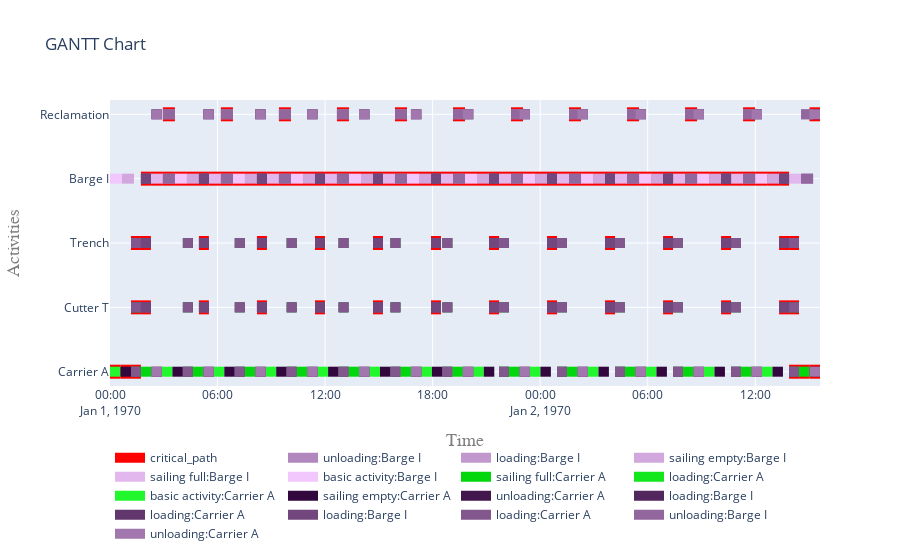

Notebook code cell kept with this figure:
### Code cell
i = 1 # 2 barge
vessels = results[i]['vessels']
activities = results[i]['activities']
cutter = vessels[cutter_name]
to_site = results[i][to_site_name]
from_site = results[i][from_site_name]
  
my_objects = list(vessels.values()) + [from_site, to_site]
my_activities = list(activities.values())
my_log = CpLog(list_objects=my_objects, list_activities=my_activities)
dependencies_log = my_log.get_dependencies_log_based()
cp_log_based = my_log.mark_critical_activities(dependencies_log)
df = occupancy_analysis(vessels, cutter, activities)
fig = plot.get_gantt_chart(concepts=my_objects, critical_path=cp_log_based, id_map=activities)

### Figure 1 — Plotly figure (JSON) as saved in the notebook; plotly's stock layout.template omitted (floating-point values rounded to 4 significant figures; data arrays with more than 128 entries replaced by an {"elided": "..."} marker saying what was removed)
{"data": [{"connectgaps": false, "hoverinfo": "name", "line": {"color": "red", "width": 14}, "mode": "lines", "name": "critical_path", "type": "scatter", "x": {"elided": "306 str values"}, "y": {"elided": "306 str values"}}, {"connectgaps": false, "hoverinfo": "y+name", "line": {"color": "rgb(178,135,189)", "width": 10}, "mode": "lines", "name": "unloading:Barge I", "type": "scatter", "x": ["1970-01-01T02:57:05", "1970-01-01T02:57:05", "1970-01-01T03:37:18", "1970-01-01T03:37:18", "1970-01-01T03:37:18", "1970-01-01T06:11:17", "1970-01-01T06:11:17", "1970-01-01T06:51:30", "1970-01-01T06:51:30", "1970-01-01T06:51:30", "1970-01-01T09:25:29", "1970-01-01T09:25:29", "1970-01-01T10:05:42", "1970-01-01T10:05:42", "1970-01-01T10:05:42", "1970-01-01T12:39:41", "1970-01-01T12:39:41", "1970-01-01T13:19:54", "1970-01-01T13:19:54", "1970-01-01T13:19:54", "1970-01-01T15:53:53", "1970-01-01T15:53:53", "1970-01-01T16:34:06", "1970-01-01T16:34:06", "1970-01-01T16:34:06", "1970-01-01T19:08:05", "1970-01-01T19:08:05", "1970-01-01T19:48:18", "1970-01-01T19:48:18", "1970-01-01T19:48:18", "1970-01-01T22:22:17", "1970-01-01T22:22:17", "1970-01-01T23:02:30", "1970-01-01T23:02:30", "1970-01-01T23:02:30", "1970-01-02T01:36:29", "1970-01-02T01:36:29", "1970-01-02T02:16:42", "1970-01-02T02:16:42", "1970-01-02T02:16:42", "1970-01-02T04:50:41", "1970-01-02T04:50:41", "1970-01-02T05:30:54", "1970-01-02T05:30:54", "1970-01-02T05:30:54", "1970-01-02T08:04:53", "1970-01-02T08:04:53", "1970-01-02T08:45:06", "1970-01-02T08:45:06", "1970-01-02T08:45:06", "1970-01-02T11:19:05", "1970-01-02T11:19:05", "1970-01-02T11:59:18", "1970-01-02T11:59:18", "1970-01-02T11:59:18", "1970-01-02T14:33:17", "1970-01-02T14:33:17", "1970-01-02T15:13:30", "1970-01-02T15:13:30", "1970-01-02T15:13:30", "1970-01-01T02:57:05", "1970-01-01T02:57:05", "1970-01-01T03:37:18", "1970-01-01T03:37:18", "1970-01-01T03:37:18", "1970-01-01T06:11:17", "1970-01-01T06:11:17", "1970-01-01T06:51:30", "1970-01-01T06:51:30", "1970-01-01T06:51:30", "1970-01-01T09:25:29", "1970-01-01T09:25:29", "1970-01-01T10:05:42", "1970-01-01T10:05:42", "1970-01-01T10:05:42", "1970-01-01T12:39:41", "1970-01-01T12:39:41", "1970-01-01T13:19:54", "1970-01-01T13:19:54", "1970-01-01T13:19:54", "1970-01-01T15:53:53", "1970-01-01T15:53:53", "1970-01-01T16:34:06", "1970-01-01T16:34:06", "1970-01-01T16:34:06", "1970-01-01T19:08:05", "1970-01-01T19:08:05", "1970-01-01T19:48:18", "1970-01-01T19:48:18", "1970-01-01T19:48:18", "1970-01-01T22:22:17", "1970-01-01T22:22:17", "1970-01-01T23:02:30", "1970-01-01T23:02:30", "1970-01-01T23:02:30", "1970-01-02T01:36:29", "1970-01-02T01:36:29", "1970-01-02T02:16:42", "1970-01-02T02:16:42", "1970-01-02T02:16:42", "1970-01-02T04:50:41", "1970-01-02T04:50:41", "1970-01-02T05:30:54", "1970-01-02T05:30:54", "1970-01-02T05:30:54", "1970-01-02T08:04:53", "1970-01-02T08:04:53", "1970-01-02T08:45:06", "1970-01-02T08:45:06", "1970-01-02T08:45:06", "1970-01-02T11:19:05", "1970-01-02T11:19:05", "1970-01-02T11:59:18", "1970-01-02T11:59:18", "1970-01-02T11:59:18", "1970-01-02T14:33:17", "1970-01-02T14:33:17", "1970-01-02T15:13:30", "1970-01-02T15:13:30", "1970-01-02T15:13:30"], "y": ["Barge I", "Barge I", "Barge I", "Barge I", null, "Barge I", "Barge I", "Barge I", "Barge I", null, "Barge I", "Barge I", "Barge I", "Barge I", null, "Barge I", "Barge I", "Barge I", "Barge I", null, "Barge I", "Barge I", "Barge I", "Barge I", null, "Barge I", "Barge I", "Barge I", "Barge I", null, "Barge I", "Barge I", "Barge I", "Barge I", null, "Barge I", "Barge I", "Barge I", "Barge I", null, "Barge I", "Barge I", "Barge I", "Barge I", null, "Barge I", "Barge I", "Barge I", "Barge I", null, "Barge I", "Barge I", "Barge I", "Barge I", null, "Barge I", "Barge I", "Barge I", "Barge I", null, "Reclamation", "Reclamation", "Reclamation", "Reclamation", null, "Reclamation", "Reclamation", "Reclamation", "Reclamation", null, "Reclamation", "Reclamation", "Reclamation", "Reclamation", null, "Reclamation", "Reclamation", "Reclamation", "Reclamation", null, "Reclamation", "Reclamation", "Reclamation", "Reclamation", null, "Reclamation", "Reclamation", "Reclamation", "Reclamation", null, "Reclamation", "Reclamation", "Reclamation", "Reclamation", null, "Reclamation", "Reclamation", "Reclamation", "Reclamation", null, "Reclamation", "Reclamation", "Reclamation", "Reclamation", null, "Reclamation", "Reclamation", "Reclamation", "Reclamation", null, "Reclamation", "Reclamation", "Reclamation", "Reclamation", null, "Reclamation", "Reclamation", "Reclamation", "Reclamation", null]}, {"connectgaps": false, "hoverinfo": "y+name", "line": {"color": "rgb(194,151,205)", "width": 10}, "mode": "lines", "name": "loading:Barge I", "type": "scatter", "x": {"elided": "180 str values"}, "y": {"elided": "180 str values"}}, {"connectgaps": false, "hoverinfo": "y+name", "line": {"color": "rgb(210,167,221)", "width": 10}, "mode": "lines", "name": "sailing empty:Barge I", "type": "scatter", "x": ["1970-01-01T00:40:13", "1970-01-01T00:40:13", "1970-01-01T01:20:26", "1970-01-01T01:20:26", "1970-01-01T01:20:26", "1970-01-01T04:17:31", "1970-01-01T04:17:31", "1970-01-01T04:57:44", "1970-01-01T04:57:44", "1970-01-01T04:57:44", "1970-01-01T07:31:43", "1970-01-01T07:31:43", "1970-01-01T08:11:56", "1970-01-01T08:11:56", "1970-01-01T08:11:56", "1970-01-01T10:45:55", "1970-01-01T10:45:55", "1970-01-01T11:26:08", "1970-01-01T11:26:08", "1970-01-01T11:26:08", "1970-01-01T14:00:07", "1970-01-01T14:00:07", "1970-01-01T14:40:20", "1970-01-01T14:40:20", "1970-01-01T14:40:20", "1970-01-01T17:14:19", "1970-01-01T17:14:19", "1970-01-01T17:54:32", "1970-01-01T17:54:32", "1970-01-01T17:54:32", "1970-01-01T20:28:31", "1970-01-01T20:28:31", "1970-01-01T21:08:44", "1970-01-01T21:08:44", "1970-01-01T21:08:44", "1970-01-01T23:42:43", "1970-01-01T23:42:43", "1970-01-02T00:22:56", "1970-01-02T00:22:56", "1970-01-02T00:22:56", "1970-01-02T02:56:55", "1970-01-02T02:56:55", "1970-01-02T03:37:08", "1970-01-02T03:37:08", "1970-01-02T03:37:08", "1970-01-02T06:11:07", "1970-01-02T06:11:07", "1970-01-02T06:51:20", "1970-01-02T06:51:20", "1970-01-02T06:51:20", "1970-01-02T09:25:19", "1970-01-02T09:25:19", "1970-01-02T10:05:32", "1970-01-02T10:05:32", "1970-01-02T10:05:32", "1970-01-02T12:39:31", "1970-01-02T12:39:31", "1970-01-02T13:19:44", "1970-01-02T13:19:44", "1970-01-02T13:19:44"], "y": ["Barge I", "Barge I", "Barge I", "Barge I", null, "Barge I", "Barge I", "Barge I", "Barge I", null, "Barge I", "Barge I", "Barge I", "Barge I", null, "Barge I", "Barge I", "Barge I", "Barge I", null, "Barge I", "Barge I", "Barge I", "Barge I", null, "Barge I", "Barge I", "Barge I", "Barge I", null, "Barge I", "Barge I", "Barge I", "Barge I", null, "Barge I", "Barge I", "Barge I", "Barge I", null, "Barge I", "Barge I", "Barge I", "Barge I", null, "Barge I", "Barge I", "Barge I", "Barge I", null, "Barge I", "Barge I", "Barge I", "Barge I", null, "Barge I", "Barge I", "Barge I", "Barge I", null]}, {"connectgaps": false, "hoverinfo": "y+name", "line": {"color": "rgb(226,183,237)", "width": 10}, "mode": "lines", "name": "sailing full:Barge I", "type": "scatter", "x": ["1970-01-01T02:16:52", "1970-01-01T02:16:52", "1970-01-01T02:57:05", "1970-01-01T02:57:05", "1970-01-01T02:57:05", "1970-01-01T05:31:04", "1970-01-01T05:31:04", "1970-01-01T06:11:17", "1970-01-01T06:11:17", "1970-01-01T06:11:17", "1970-01-01T08:45:16", "1970-01-01T08:45:16", "1970-01-01T09:25:29", "1970-01-01T09:25:29", "1970-01-01T09:25:29", "1970-01-01T11:59:28", "1970-01-01T11:59:28", "1970-01-01T12:39:41", "1970-01-01T12:39:41", "1970-01-01T12:39:41", "1970-01-01T15:13:40", "1970-01-01T15:13:40", "1970-01-01T15:53:53", "1970-01-01T15:53:53", "1970-01-01T15:53:53", "1970-01-01T18:27:52", "1970-01-01T18:27:52", "1970-01-01T19:08:05", "1970-01-01T19:08:05", "1970-01-01T19:08:05", "1970-01-01T21:42:04", "1970-01-01T21:42:04", "1970-01-01T22:22:17", "1970-01-01T22:22:17", "1970-01-01T22:22:17", "1970-01-02T00:56:16", "1970-01-02T00:56:16", "1970-01-02T01:36:29", "1970-01-02T01:36:29", "1970-01-02T01:36:29", "1970-01-02T04:10:28", "1970-01-02T04:10:28", "1970-01-02T04:50:41", "1970-01-02T04:50:41", "1970-01-02T04:50:41", "1970-01-02T07:24:40", "1970-01-02T07:24:40", "1970-01-02T08:04:53", "1970-01-02T08:04:53", "1970-01-02T08:04:53", "1970-01-02T10:38:52", "1970-01-02T10:38:52", "1970-01-02T11:19:05", "1970-01-02T11:19:05", "1970-01-02T11:19:05", "1970-01-02T13:53:04", "1970-01-02T13:53:04", "1970-01-02T14:33:17", "1970-01-02T14:33:17", "1970-01-02T14:33:17"], "y": ["Barge I", "Barge I", "Barge I", "Barge I", null, "Barge I", "Barge I", "Barge I", "Barge I", null, "Barge I", "Barge I", "Barge I", "Barge I", null, "Barge I", "Barge I", "Barge I", "Barge I", null, "Barge I", "Barge I", "Barge I", "Barge I", null, "Barge I", "Barge I", "Barge I", "Barge I", null, "Barge I", "Barge I", "Barge I", "Barge I", null, "Barge I", "Barge I", "Barge I", "Barge I", null, "Barge I", "Barge I", "Barge I", "Barge I", null, "Barge I", "Barge I", "Barge I", "Barge I", null, "Barge I", "Barge I", "Barge I", "Barge I", null, "Barge I", "Barge I", "Barge I", "Barge I", null]}, {"connectgaps": false, "hoverinfo": "y+name", "line": {"color": "rgb(242,199,253)", "width": 10}, "mode": "lines", "name": "basic activity:Barge I", "type": "scatter", "x": ["1970-01-01T00:00:00", "1970-01-01T00:00:00", "1970-01-01T00:40:13", "1970-01-01T00:40:13", "1970-01-01T00:40:13", "1970-01-01T03:37:18", "1970-01-01T03:37:18", "1970-01-01T04:17:31", "1970-01-01T04:17:31", "1970-01-01T04:17:31", "1970-01-01T06:51:30", "1970-01-01T06:51:30", "1970-01-01T07:31:43", "1970-01-01T07:31:43", "1970-01-01T07:31:43", "1970-01-01T10:05:42", "1970-01-01T10:05:42", "1970-01-01T10:45:55", "1970-01-01T10:45:55", "1970-01-01T10:45:55", "1970-01-01T13:19:54", "1970-01-01T13:19:54", "1970-01-01T14:00:07", "1970-01-01T14:00:07", "1970-01-01T14:00:07", "1970-01-01T16:34:06", "1970-01-01T16:34:06", "1970-01-01T17:14:19", "1970-01-01T17:14:19", "1970-01-01T17:14:19", "1970-01-01T19:48:18", "1970-01-01T19:48:18", "1970-01-01T20:28:31", "1970-01-01T20:28:31", "1970-01-01T20:28:31", "1970-01-01T23:02:30", "1970-01-01T23:02:30", "1970-01-01T23:42:43", "1970-01-01T23:42:43", "1970-01-01T23:42:43", "1970-01-02T02:16:42", "1970-01-02T02:16:42", "1970-01-02T02:56:55", "1970-01-02T02:56:55", "1970-01-02T02:56:55", "1970-01-02T05:30:54", "1970-01-02T05:30:54", "1970-01-02T06:11:07", "1970-01-02T06:11:07", "1970-01-02T06:11:07", "1970-01-02T08:45:06", "1970-01-02T08:45:06", "1970-01-02T09:25:19", "1970-01-02T09:25:19", "1970-01-02T09:25:19", "1970-01-02T11:59:18", "1970-01-02T11:59:18", "1970-01-02T12:39:31", "1970-01-02T12:39:31", "1970-01-02T12:39:31"], "y": ["Barge I", "Barge I", "Barge I", "Barge I", null, "Barge I", "Barge I", "Barge I", "Barge I", null, "Barge I", "Barge I", "Barge I", "Barge I", null, "Barge I", "Barge I", "Barge I", "Barge I", null, "Barge I", "Barge I", "Barge I", "Barge I", null, "Barge I", "Barge I", "Barge I", "Barge I", null, "Barge I", "Barge I", "Barge I", "Barge I", null, "Barge I", "Barge I", "Barge I", "Barge I", null, "Barge I", "Barge I", "Barge I", "Barge I", null, "Barge I", "Barge I", "Barge I", "Barge I", null, "Barge I", "Barge I", "Barge I", "Barge I", null, "Barge I", "Barge I", "Barge I", "Barge I", null]}, {"connectgaps": false, "hoverinfo": "y+name", "line": {"color": "rgb(2,215,13)", "width": 10}, "mode": "lines", "name": "sailing full:Carrier A", "type": "scatter", "x": ["1970-01-01T01:43:32", "1970-01-01T01:43:32", "1970-01-01T02:18:38", "1970-01-01T02:18:38", "1970-01-01T02:18:38", "1970-01-01T04:37:16", "1970-01-01T04:37:16", "1970-01-01T05:12:22", "1970-01-01T05:12:22", "1970-01-01T05:12:22", "1970-01-01T07:31:00", "1970-01-01T07:31:00", "1970-01-01T08:06:06", "1970-01-01T08:06:06", "1970-01-01T08:06:06", "1970-01-01T10:24:44", "1970-01-01T10:24:44", "1970-01-01T10:59:50", "1970-01-01T10:59:50", "1970-01-01T10:59:50", "1970-01-01T13:18:28", "1970-01-01T13:18:28", "1970-01-01T13:53:34", "1970-01-01T13:53:34", "1970-01-01T13:53:34", "1970-01-01T16:12:12", "1970-01-01T16:12:12", "1970-01-01T16:47:18", "1970-01-01T16:47:18", "1970-01-01T16:47:18", "1970-01-01T19:05:56", "1970-01-01T19:05:56", "1970-01-01T19:41:02", "1970-01-01T19:41:02", "1970-01-01T19:41:02", "1970-01-01T22:15:24", "1970-01-01T22:15:24", "1970-01-01T22:50:30", "1970-01-01T22:50:30", "1970-01-01T22:50:30", "1970-01-02T01:29:36", "1970-01-02T01:29:36", "1970-01-02T02:04:42", "1970-01-02T02:04:42", "1970-01-02T02:04:42", "1970-01-02T04:43:48", "1970-01-02T04:43:48", "1970-01-02T05:18:54", "1970-01-02T05:18:54", "1970-01-02T05:18:54", "1970-01-02T07:58:00", "1970-01-02T07:58:00", "1970-01-02T08:33:06", "1970-01-02T08:33:06", "1970-01-02T08:33:06", "1970-01-02T11:12:12", "1970-01-02T11:12:12", "1970-01-02T11:47:18", "1970-01-02T11:47:18", "1970-01-02T11:47:18", "1970-01-02T14:26:24", "1970-01-02T14:26:24", "1970-01-02T15:01:30", "1970-01-02T15:01:30", "1970-01-02T15:01:30"], "y": ["Carrier A", "Carrier A", "Carrier A", "Carrier A", null, "Carrier A", "Carrier A", "Carrier A", "Carrier A", null, "Carrier A", "Carrier A", "Carrier A", "Carrier A", null, "Carrier A", "Carrier A", "Carrier A", "Carrier A", null, "Carrier A", "Carrier A", "Carrier A", "Carrier A", null, "Carrier A", "Carrier A", "Carrier A", "Carrier A", null, "Carrier A", "Carrier A", "Carrier A", "Carrier A", null, "Carrier A", "Carrier A", "Carrier A", "Carrier A", null, "Carrier A", "Carrier A", "Carrier A", "Carrier A", null, "Carrier A", "Carrier A", "Carrier A", "Carrier A", null, "Carrier A", "Carrier A", "Carrier A", "Carrier A", null, "Carrier A", "Carrier A", "Carrier A", "Carrier A", null, "Carrier A", "Carrier A", "Carrier A", "Carrier A", null]}, {"connectgaps": false, "hoverinfo": "y+name", "line": {"color": "rgb(18,231,29)", "width": 10}, "mode": "lines", "name": "loading:Carrier A", "type": "scatter", "x": {"elided": "195 str values"}, "y": {"elided": "195 str values"}}, {"connectgaps": false, "hoverinfo": "y+name", "line": {"color": "rgb(34,247,45)", "width": 10}, "mode": "lines", "name": "basic activity:Carrier A", "type": "scatter", "x": ["1970-01-01T00:00:00", "1970-01-01T00:00:00", "1970-01-01T00:35:06", "1970-01-01T00:35:06", "1970-01-01T00:35:06", "1970-01-01T02:53:44", "1970-01-01T02:53:44", "1970-01-01T03:28:50", "1970-01-01T03:28:50", "1970-01-01T03:28:50", "1970-01-01T05:47:28", "1970-01-01T05:47:28", "1970-01-01T06:22:34", "1970-01-01T06:22:34", "1970-01-01T06:22:34", "1970-01-01T08:41:12", "1970-01-01T08:41:12", "1970-01-01T09:16:18", "1970-01-01T09:16:18", "1970-01-01T09:16:18", "1970-01-01T11:34:56", "1970-01-01T11:34:56", "1970-01-01T12:10:02", "1970-01-01T12:10:02", "1970-01-01T12:10:02", "1970-01-01T14:28:40", "1970-01-01T14:28:40", "1970-01-01T15:03:46", "1970-01-01T15:03:46", "1970-01-01T15:03:46", "1970-01-01T17:22:24", "1970-01-01T17:22:24", "1970-01-01T17:57:30", "1970-01-01T17:57:30", "1970-01-01T17:57:30", "1970-01-01T20:16:08", "1970-01-01T20:16:08", "1970-01-01T20:51:14", "1970-01-01T20:51:14", "1970-01-01T20:51:14", "1970-01-01T23:25:36", "1970-01-01T23:25:36", "1970-01-02T00:00:42", "1970-01-02T00:00:42", "1970-01-02T00:00:42", "1970-01-02T02:39:48", "1970-01-02T02:39:48", "1970-01-02T03:14:54", "1970-01-02T03:14:54", "1970-01-02T03:14:54", "1970-01-02T05:54:00", "1970-01-02T05:54:00", "1970-01-02T06:29:06", "1970-01-02T06:29:06", "1970-01-02T06:29:06", "1970-01-02T09:08:12", "1970-01-02T09:08:12", "1970-01-02T09:43:18", "1970-01-02T09:43:18", "1970-01-02T09:43:18", "1970-01-02T12:22:24", "1970-01-02T12:22:24", "1970-01-02T12:57:30", "1970-01-02T12:57:30", "1970-01-02T12:57:30"], "y": ["Carrier A", "Carrier A", "Carrier A", "Carrier A", null, "Carrier A", "Carrier A", "Carrier A", "Carrier A", null, "Carrier A", "Carrier A", "Carrier A", "Carrier A", null, "Carrier A", "Carrier A", "Carrier A", "Carrier A", null, "Carrier A", "Carrier A", "Carrier A", "Carrier A", null, "Carrier A", "Carrier A", "Carrier A", "Carrier A", null, "Carrier A", "Carrier A", "Carrier A", "Carrier A", null, "Carrier A", "Carrier A", "Carrier A", "Carrier A", null, "Carrier A", "Carrier A", "Carrier A", "Carrier A", null, "Carrier A", "Carrier A", "Carrier A", "Carrier A", null, "Carrier A", "Carrier A", "Carrier A", "Carrier A", null, "Carrier A", "Carrier A", "Carrier A", "Carrier A", null, "Carrier A", "Carrier A", "Carrier A", "Carrier A", null]}, {"connectgaps": false, "hoverinfo": "y+name", "line": {"color": "rgb(50,7,61)", "width": 10}, "mode": "lines", "name": "sailing empty:Carrier A", "type": "scatter", "x": ["1970-01-01T00:35:06", "1970-01-01T00:35:06", "1970-01-01T01:10:12", "1970-01-01T01:10:12", "1970-01-01T01:10:12", "1970-01-01T03:28:50", "1970-01-01T03:28:50", "1970-01-01T04:03:56", "1970-01-01T04:03:56", "1970-01-01T04:03:56", "1970-01-01T06:22:34", "1970-01-01T06:22:34", "1970-01-01T06:57:40", "1970-01-01T06:57:40", "1970-01-01T06:57:40", "1970-01-01T09:16:18", "1970-01-01T09:16:18", "1970-01-01T09:51:24", "1970-01-01T09:51:24", "1970-01-01T09:51:24", "1970-01-01T12:10:02", "1970-01-01T12:10:02", "1970-01-01T12:45:08", "1970-01-01T12:45:08", "1970-01-01T12:45:08", "1970-01-01T15:03:46", "1970-01-01T15:03:46", "1970-01-01T15:38:52", "1970-01-01T15:38:52", "1970-01-01T15:38:52", "1970-01-01T17:57:30", "1970-01-01T17:57:30", "1970-01-01T18:32:36", "1970-01-01T18:32:36", "1970-01-01T18:32:36", "1970-01-01T20:51:14", "1970-01-01T20:51:14", "1970-01-01T21:26:20", "1970-01-01T21:26:20", "1970-01-01T21:26:20", "1970-01-02T00:00:42", "1970-01-02T00:00:42", "1970-01-02T00:35:48", "1970-01-02T00:35:48", "1970-01-02T00:35:48", "1970-01-02T03:14:54", "1970-01-02T03:14:54", "1970-01-02T03:50:00", "1970-01-02T03:50:00", "1970-01-02T03:50:00", "1970-01-02T06:29:06", "1970-01-02T06:29:06", "1970-01-02T07:04:12", "1970-01-02T07:04:12", "1970-01-02T07:04:12", "1970-01-02T09:43:18", "1970-01-02T09:43:18", "1970-01-02T10:18:24", "1970-01-02T10:18:24", "1970-01-02T10:18:24", "1970-01-02T12:57:30", "1970-01-02T12:57:30", "1970-01-02T13:32:36", "1970-01-02T13:32:36", "1970-01-02T13:32:36"], "y": ["Carrier A", "Carrier A", "Carrier A", "Carrier A", null, "Carrier A", "Carrier A", "Carrier A", "Carrier A", null, "Carrier A", "Carrier A", "Carrier A", "Carrier A", null, "Carrier A", "Carrier A", "Carrier A", "Carrier A", null, "Carrier A", "Carrier A", "Carrier A", "Carrier A", null, "Carrier A", "Carrier A", "Carrier A", "Carrier A", null, "Carrier A", "Carrier A", "Carrier A", "Carrier A", null, "Carrier A", "Carrier A", "Carrier A", "Carrier A", null, "Carrier A", "Carrier A", "Carrier A", "Carrier A", null, "Carrier A", "Carrier A", "Carrier A", "Carrier A", null, "Carrier A", "Carrier A", "Carrier A", "Carrier A", null, "Carrier A", "Carrier A", "Carrier A", "Carrier A", null, "Carrier A", "Carrier A", "Carrier A", "Carrier A", null]}, {"connectgaps": false, "hoverinfo": "y+name", "line": {"color": "rgb(66,23,77)", "width": 10}, "mode": "lines", "name": "unloading:Carrier A", "type": "scatter", "x": {"elided": "130 str values"}, "y": {"elided": "130 str values"}}, {"connectgaps": false, "hoverinfo": "y+name", "line": {"color": "rgb(82,39,93)", "width": 10}, "mode": "lines", "name": "loading:Barge I", "type": "scatter", "x": {"elided": "180 str values"}, "y": {"elided": "180 str values"}}, {"connectgaps": false, "hoverinfo": "y+name", "line": {"color": "rgb(98,55,109)", "width": 10}, "mode": "lines", "name": "loading:Carrier A", "type": "scatter", "x": {"elided": "195 str values"}, "y": {"elided": "195 str values"}}, {"connectgaps": false, "hoverinfo": "y+name", "line": {"color": "rgb(114,71,125)", "width": 10}, "mode": "lines", "name": "loading:Barge I", "type": "scatter", "x": {"elided": "180 str values"}, "y": {"elided": "180 str values"}}, {"connectgaps": false, "hoverinfo": "y+name", "line": {"color": "rgb(130,87,141)", "width": 10}, "mode": "lines", "name": "loading:Carrier A", "type": "scatter", "x": {"elided": "195 str values"}, "y": {"elided": "195 str values"}}, {"connectgaps": false, "hoverinfo": "y+name", "line": {"color": "rgb(146,103,157)", "width": 10}, "mode": "lines", "name": "unloading:Barge I", "type": "scatter", "x": ["1970-01-01T02:57:05", "1970-01-01T02:57:05", "1970-01-01T03:37:18", "1970-01-01T03:37:18", "1970-01-01T03:37:18", "1970-01-01T06:11:17", "1970-01-01T06:11:17", "1970-01-01T06:51:30", "1970-01-01T06:51:30", "1970-01-01T06:51:30", "1970-01-01T09:25:29", "1970-01-01T09:25:29", "1970-01-01T10:05:42", "1970-01-01T10:05:42", "1970-01-01T10:05:42", "1970-01-01T12:39:41", "1970-01-01T12:39:41", "1970-01-01T13:19:54", "1970-01-01T13:19:54", "1970-01-01T13:19:54", "1970-01-01T15:53:53", "1970-01-01T15:53:53", "1970-01-01T16:34:06", "1970-01-01T16:34:06", "1970-01-01T16:34:06", "1970-01-01T19:08:05", "1970-01-01T19:08:05", "1970-01-01T19:48:18", "1970-01-01T19:48:18", "1970-01-01T19:48:18", "1970-01-01T22:22:17", "1970-01-01T22:22:17", "1970-01-01T23:02:30", "1970-01-01T23:02:30", "1970-01-01T23:02:30", "1970-01-02T01:36:29", "1970-01-02T01:36:29", "1970-01-02T02:16:42", "1970-01-02T02:16:42", "1970-01-02T02:16:42", "1970-01-02T04:50:41", "1970-01-02T04:50:41", "1970-01-02T05:30:54", "1970-01-02T05:30:54", "1970-01-02T05:30:54", "1970-01-02T08:04:53", "1970-01-02T08:04:53", "1970-01-02T08:45:06", "1970-01-02T08:45:06", "1970-01-02T08:45:06", "1970-01-02T11:19:05", "1970-01-02T11:19:05", "1970-01-02T11:59:18", "1970-01-02T11:59:18", "1970-01-02T11:59:18", "1970-01-02T14:33:17", "1970-01-02T14:33:17", "1970-01-02T15:13:30", "1970-01-02T15:13:30", "1970-01-02T15:13:30", "1970-01-01T02:57:05", "1970-01-01T02:57:05", "1970-01-01T03:37:18", "1970-01-01T03:37:18", "1970-01-01T03:37:18", "1970-01-01T06:11:17", "1970-01-01T06:11:17", "1970-01-01T06:51:30", "1970-01-01T06:51:30", "1970-01-01T06:51:30", "1970-01-01T09:25:29", "1970-01-01T09:25:29", "1970-01-01T10:05:42", "1970-01-01T10:05:42", "1970-01-01T10:05:42", "1970-01-01T12:39:41", "1970-01-01T12:39:41", "1970-01-01T13:19:54", "1970-01-01T13:19:54", "1970-01-01T13:19:54", "1970-01-01T15:53:53", "1970-01-01T15:53:53", "1970-01-01T16:34:06", "1970-01-01T16:34:06", "1970-01-01T16:34:06", "1970-01-01T19:08:05", "1970-01-01T19:08:05", "1970-01-01T19:48:18", "1970-01-01T19:48:18", "1970-01-01T19:48:18", "1970-01-01T22:22:17", "1970-01-01T22:22:17", "1970-01-01T23:02:30", "1970-01-01T23:02:30", "1970-01-01T23:02:30", "1970-01-02T01:36:29", "1970-01-02T01:36:29", "1970-01-02T02:16:42", "1970-01-02T02:16:42", "1970-01-02T02:16:42", "1970-01-02T04:50:41", "1970-01-02T04:50:41", "1970-01-02T05:30:54", "1970-01-02T05:30:54", "1970-01-02T05:30:54", "1970-01-02T08:04:53", "1970-01-02T08:04:53", "1970-01-02T08:45:06", "1970-01-02T08:45:06", "1970-01-02T08:45:06", "1970-01-02T11:19:05", "1970-01-02T11:19:05", "1970-01-02T11:59:18", "1970-01-02T11:59:18", "1970-01-02T11:59:18", "1970-01-02T14:33:17", "1970-01-02T14:33:17", "1970-01-02T15:13:30", "1970-01-02T15:13:30", "1970-01-02T15:13:30"], "y": ["Barge I", "Barge I", "Barge I", "Barge I", null, "Barge I", "Barge I", "Barge I", "Barge I", null, "Barge I", "Barge I", "Barge I", "Barge I", null, "Barge I", "Barge I", "Barge I", "Barge I", null, "Barge I", "Barge I", "Barge I", "Barge I", null, "Barge I", "Barge I", "Barge I", "Barge I", null, "Barge I", "Barge I", "Barge I", "Barge I", null, "Barge I", "Barge I", "Barge I", "Barge I", null, "Barge I", "Barge I", "Barge I", "Barge I", null, "Barge I", "Barge I", "Barge I", "Barge I", null, "Barge I", "Barge I", "Barge I", "Barge I", null, "Barge I", "Barge I", "Barge I", "Barge I", null, "Reclamation", "Reclamation", "Reclamation", "Reclamation", null, "Reclamation", "Reclamation", "Reclamation", "Reclamation", null, "Reclamation", "Reclamation", "Reclamation", "Reclamation", null, "Reclamation", "Reclamation", "Reclamation", "Reclamation", null, "Reclamation", "Reclamation", "Reclamation", "Reclamation", null, "Reclamation", "Reclamation", "Reclamation", "Reclamation", null, "Reclamation", "Reclamation", "Reclamation", "Reclamation", null, "Reclamation", "Reclamation", "Reclamation", "Reclamation", null, "Reclamation", "Reclamation", "Reclamation", "Reclamation", null, "Reclamation", "Reclamation", "Reclamation", "Reclamation", null, "Reclamation", "Reclamation", "Reclamation", "Reclamation", null, "Reclamation", "Reclamation", "Reclamation", "Reclamation", null]}, {"connectgaps": false, "hoverinfo": "y+name", "line": {"color": "rgb(162,119,173)", "width": 10}, "mode": "lines", "name": "unloading:Carrier A", "type": "scatter", "x": {"elided": "130 str values"}, "y": {"elided": "130 str values"}}], "layout": {"hovermode": "closest", "legend": {"orientation": "h", "x": 0, "y": -0.2}, "title": {"text": "GANTT Chart"}, "xaxis": {"range": ["1970-01-01T00:00:00", "1970-01-02T15:36:36"], "title": {"font": {"color": "#7f7f7f", "family": "Courier New, monospace", "size": 18}, "text": "Time"}}, "yaxis": {"title": {"font": {"color": "#7f7f7f", "family": "Courier New, monospace", "size": 18}, "text": "Activities"}}}}
